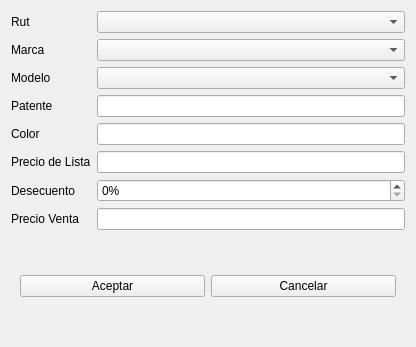
<?xml version="1.0" encoding="UTF-8"?>
<ui version="4.0">
 <class>Form_vent</class>
 <widget class="QWidget" name="Form_vent">
  <property name="geometry">
   <rect>
    <x>0</x>
    <y>0</y>
    <width>416</width>
    <height>347</height>
   </rect>
  </property>
  <property name="windowTitle">
   <string>Form</string>
  </property>
  <layout class="QGridLayout" name="gridLayout">
   <item row="9" column="1">
    <widget class="QLineEdit" name="precio_vent">
     <property name="enabled">
      <bool>true</bool>
     </property>
     <property name="readOnly">
      <bool>true</bool>
     </property>
    </widget>
   </item>
   <item row="0" column="0">
    <widget class="QLabel" name="label_8">
     <property name="text">
      <string>Rut</string>
     </property>
    </widget>
   </item>
   <item row="1" column="0">
    <widget class="QLabel" name="label_5">
     <property name="text">
      <string>Marca</string>
     </property>
    </widget>
   </item>
   <item row="2" column="0">
    <widget class="QLabel" name="label_6">
     <property name="text">
      <string>Modelo</string>
     </property>
    </widget>
   </item>
   <item row="4" column="0">
    <widget class="QLabel" name="label_7">
     <property name="text">
      <string>Patente</string>
     </property>
    </widget>
   </item>
   <item row="5" column="0">
    <widget class="QLabel" name="label_2">
     <property name="text">
      <string>Color</string>
     </property>
    </widget>
   </item>
   <item row="5" column="1">
    <widget class="QLineEdit" name="color">
     <property name="maxLength">
      <number>50</number>
     </property>
    </widget>
   </item>
   <item row="6" column="0">
    <widget class="QLabel" name="label">
     <property name="text">
      <string>Precio de Lista</string>
     </property>
    </widget>
   </item>
   <item row="11" column="0" colspan="2">
    <widget class="QWidget" name="widget" native="true">
     <layout class="QHBoxLayout" name="horizontalLayout">
      <item>
       <widget class="QPushButton" name="btn_aceptar">
        <property name="text">
         <string>Aceptar</string>
        </property>
       </widget>
      </item>
      <item>
       <widget class="QPushButton" name="btn_cancel">
        <property name="text">
         <string>Cancelar</string>
        </property>
       </widget>
      </item>
     </layout>
    </widget>
   </item>
   <item row="9" column="0">
    <widget class="QLabel" name="label_4">
     <property name="text">
      <string>Precio Venta</string>
     </property>
    </widget>
   </item>
   <item row="2" column="1">
    <widget class="QComboBox" name="modelo"/>
   </item>
   <item row="1" column="1">
    <widget class="QComboBox" name="marca"/>
   </item>
   <item row="8" column="1">
    <widget class="QSpinBox" name="descuento">
     <property name="suffix">
      <string>%</string>
     </property>
     <property name="prefix">
      <string/>
     </property>
    </widget>
   </item>
   <item row="0" column="1">
    <widget class="QComboBox" name="rut"/>
   </item>
   <item row="8" column="0">
    <widget class="QLabel" name="label_3">
     <property name="text">
      <string>Desecuento</string>
     </property>
    </widget>
   </item>
   <item row="4" column="1">
    <widget class="QLineEdit" name="patente">
     <property name="maxLength">
      <number>6</number>
     </property>
    </widget>
   </item>
   <item row="6" column="1">
    <widget class="QLineEdit" name="precio_lista">
     <property name="readOnly">
      <bool>true</bool>
     </property>
    </widget>
   </item>
  </layout>
 </widget>
 <resources/>
 <connections/>
</ui>
